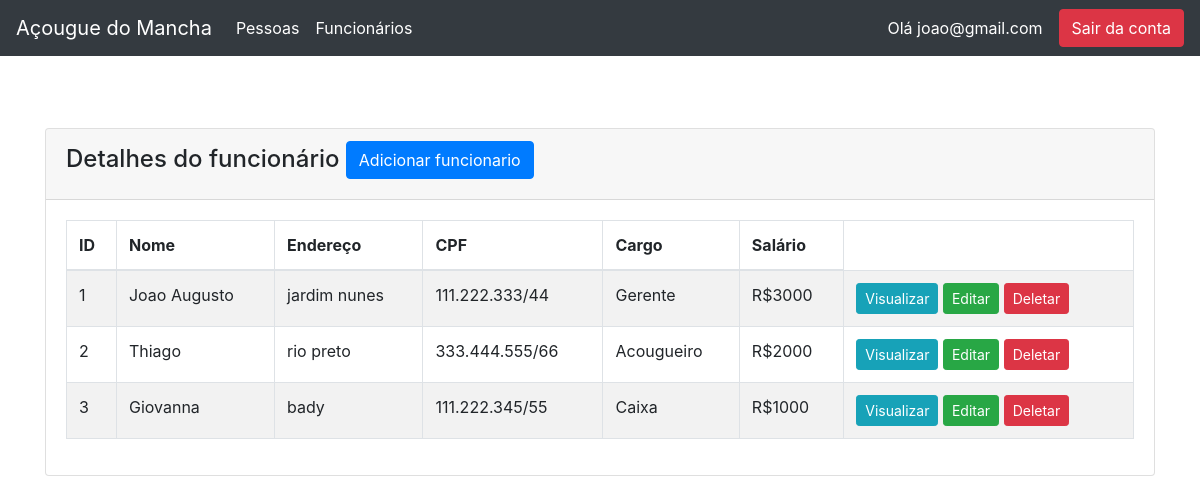
/worker.php (signed in), run on an earlier commit of the app's database.
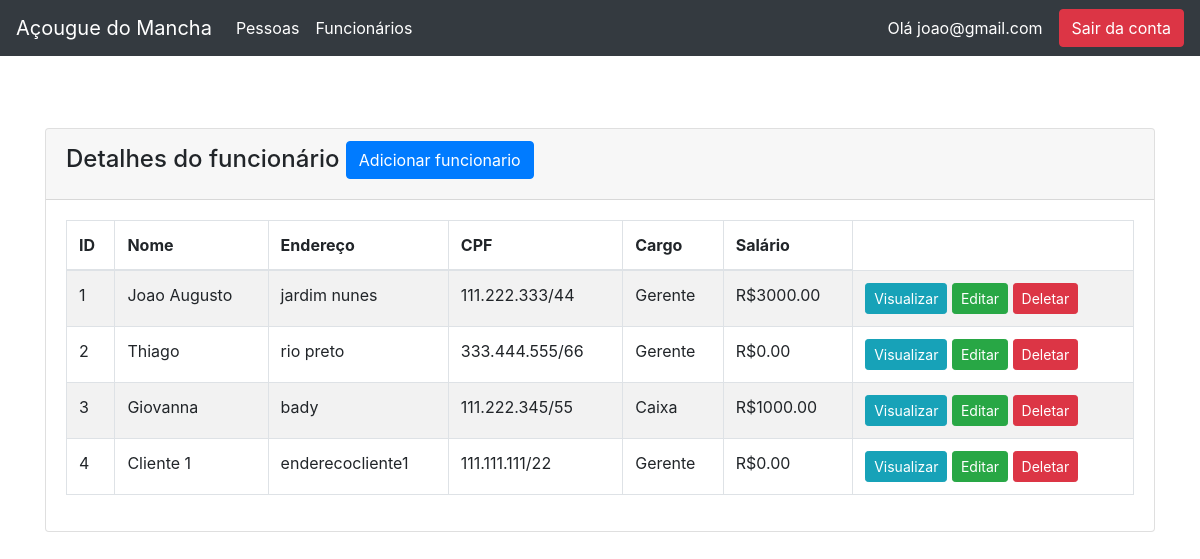
And on a later commit of the database.
### tables this page shows
CREATE TABLE `tbfuncionarios` (
  `id` int(11) NOT NULL,
  `idPessoa` int(11) NOT NULL,
  `idCargo` int(11) NOT NULL,
  `salario` decimal(10,2) NOT NULL
);

CREATE TABLE `tbpessoas` (
  `id` int(11) NOT NULL,
  `nome` varchar(100) NOT NULL,
  `email` varchar(100) NOT NULL,
  `endereco` varchar(300) NOT NULL,
  `cpf` varchar(14) NOT NULL
);

CREATE TABLE `tbcargos` (
  `id` int(11) NOT NULL,
  `descricao` varchar(50) NOT NULL
);

### worker.php (the view, shortened to what this page needs)
<?php
    require 'connection.php';
    require_once("topo.php");
?>
<!doctype html>
<html lang="pt-BR">
  <head>
    <link rel="stylesheet" href="https://cdn.jsdelivr.net/npm/bootstrap@4.1.3/dist/css/bootstrap.min.css">
</head>
<body>
    <div class="container mt-4">
        <div class="row">
            <div class="col-md-12">
                <div class="card">
                    <div class="card-header">
                        <h4>Detalhes do funcionário
                            <?php
                        if($_SESSION["tipo"] == 1){
                            echo "<a href='worker_create.php' class='btn btn-primary float-end'>Adicionar funcionario</a>";
                        }
                            ?>
                        </h4>
                    </div>
                    <div class="card-body">
                        <table class="table table-bordered table-striped">
                            <thead>
                                <tr>
                                    <th>ID</th>
                                    <th>Nome</th>
                                    <th>Endereço</th>
                                    <th>CPF</th>
                                    <th>Cargo</th>
                                    <th>Salário</th>
                                </tr>
                            </thead>
                            <tbody>
                                <?php
                                    $query = "SELECT f.id idFuncionario, f.idPessoa, f.idCargo, f.salario, p.id idPessoa1 , p.endereco , p.nome, p.cpf, c.id idCargo1, c.descricao FROM tbfuncionarios f, tbpessoas p, tbcargos c WHERE f.idPessoa = p.id AND f.idCargo = c.id ORDER BY f.id ASC";
                                    $query_run = mysqli_query($con, $query);
                                    if(mysqli_num_rows($query_run) > 0)
                                    {
                                        foreach($query_run as $tbfuncionarios)
                                        {
                                            ?>
                                            <tr>
                                                <td><?= $tbfuncionarios['idFuncionario']; ?></td>
                                                <td><?= $tbfuncionarios['nome']; ?></td>
                                                <td><?= $tbfuncionarios['endereco']; ?></td>
                                                <td><?= $tbfuncionarios['cpf']; ?></td>
                                                <td><?= $tbfuncionarios['descricao']; ?></td>
                                                <td>R$<?= $tbfuncionarios['salario']; ?></td>
                                                <td>
                                                    <?php if($_SESSION["tipo"] == 1){
                                                        echo "<a href='worker_view.php?idFuncionario={$tbfuncionarios['idFuncionario']}' class='btn btn-info btn-sm'>Visualizar</a>";
                                                        echo "<a href='worker_edit.php?idFuncionario={$tbfuncionarios['idFuncionario']}' class='btn btn-success btn-sm'>Editar</a>";
                                                        echo "<form action='code.php' method='POST' class='d-inline'>
                                                                <button type='submit' name='delete_worker' value='{$tbfuncionarios['idFuncionario']}' class='btn btn-danger btn-sm'>Deletar</button>
                                                                </form>";
                                                    }
                                                    ?>
                                                </td>
                                            </tr>
                                            <?php
                                        }
                                    }
                                    else
                                    {
                                        echo "<h5> Nenhum funcionario cadastrado </h5>";
                                    }
                                ?>
                            </tbody>
                        </table>
                    </div>
                </div>
            </div>
        </div>
    </div>
</body>
</html>

### topo.php (shortened to what this page needs)
<!DOCTYPE html>
<html lang="pt-br">
<head>
    <link rel="stylesheet" href="https://cdn.jsdelivr.net/npm/bootstrap@4.1.3/dist/css/bootstrap.min.css">
</head>
<body>
    <nav class="navbar navbar-expand-lg navbar-dark bg-dark">
  <a class="navbar-brand" href="index.php">Açougue do Mancha</a>
  <div class="collapse navbar-collapse" id="navbarSupportedContent">
    <ul class="navbar-nav mr-auto">
      <?php
      if(isset($_SESSION["loggedin"]) && $_SESSION["loggedin"] === true){
        echo"
        <li class='nav-item active'>
        <a class='nav-link' href='person.php'> Pessoas <span class='sr-only'>(current)</span></a>
        </li>";
        echo"
        <li class='nav-item active'>
        <a class='nav-link' href='worker.php'> Funcionários <span class='sr-only'>(current)</span></a>
        </li>";
      }
      ?>
        </div>
    <form method="post" class="form-inline my-2 my-lg-0">
    <?php
        if(isset($_SESSION['email'])){
            echo "<span class='nav-text' style='color: white'>Olá " .
            $_SESSION["email"] . "</span>";
            echo "<a href='logout.php'
            class='btn btn-danger ml-3'>Sair da conta</a>";
    ?>
    <?php
        }
        ?>
    </form>
</nav>
<br><br>

What changed in the data, as far as the page shows it:
computed for tbfuncionarios "Joao Augusto": salario "3000" → "3000.00"
changed tbfuncionarios "Thiago": idCargo.descricao "Acougueiro" → "Gerente"; salario "2000" → "0.00"
computed for tbfuncionarios "Giovanna": salario "1000" → "1000.00"
added tbfuncionarios: id "4", idPessoa.nome "Cliente 1", idPessoa.endereco "enderecocliente1", idPessoa.cpf "111.111.111/22", idCargo.descricao "Gerente", salario "0.00"
